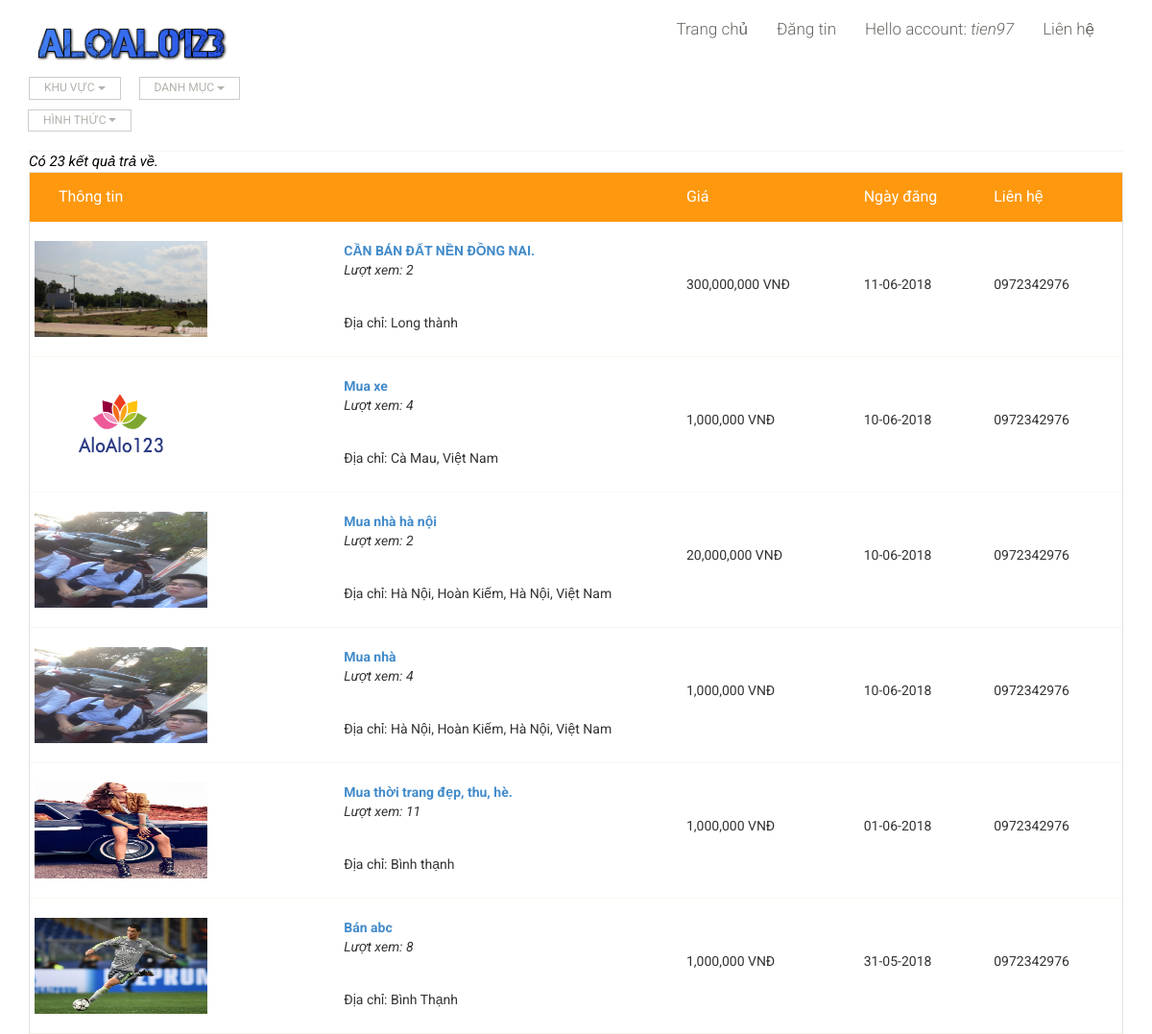
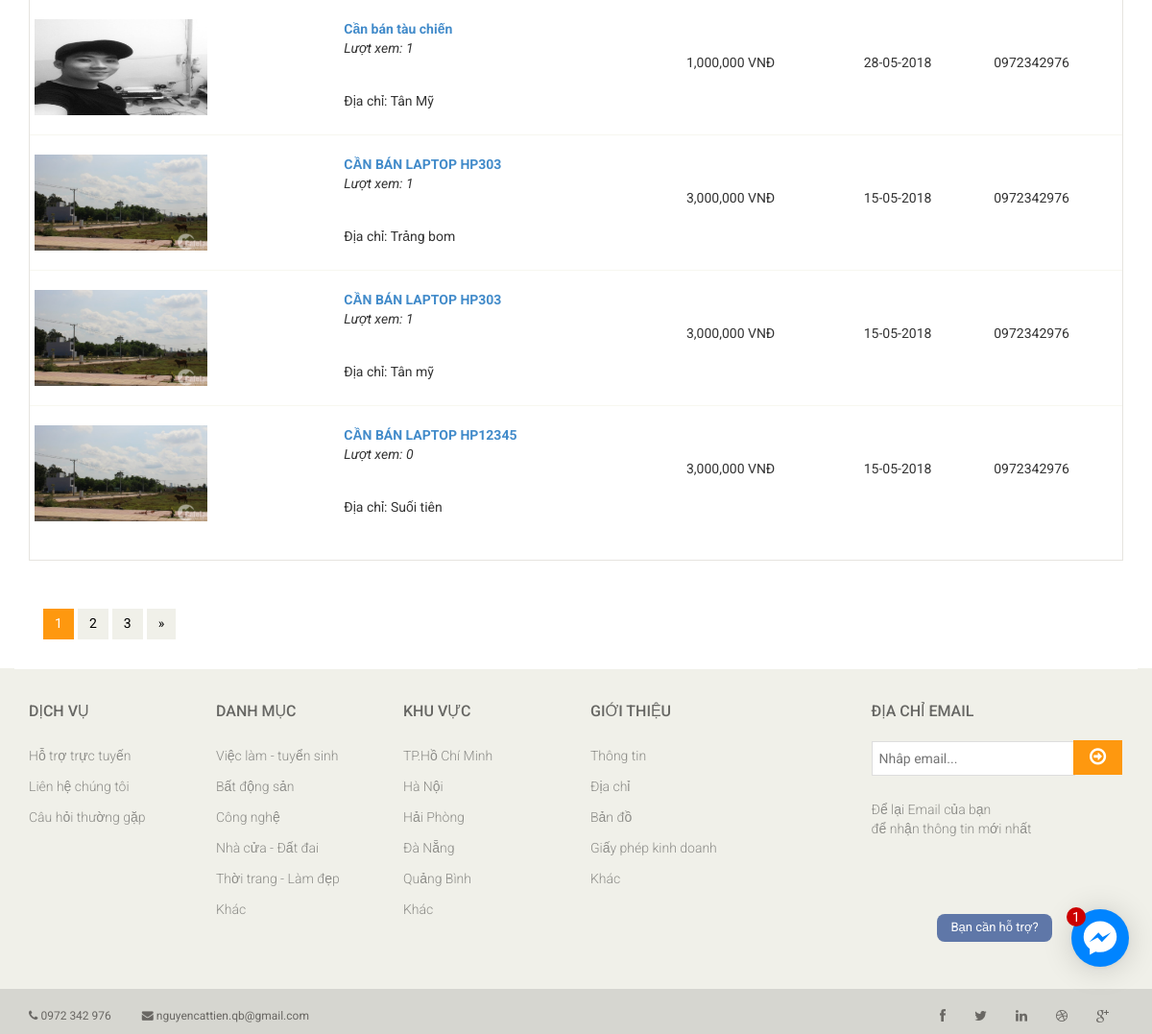
Page /DACS/User/danhsach.php (signed in) on the committed database (2 pictures, top to bottom).
### tables this page shows
CREATE TABLE IF NOT EXISTS `tb_aloalo123` (
  `Ma_aloalo123` int(11) NOT NULL DEFAULT '0',
  `Logo` varchar(200) NOT NULL,
  `Hinh_nen` varchar(200) NOT NULL,
  `Lien_he` varchar(1000) NOT NULL
);

CREATE TABLE IF NOT EXISTS `tb_tintuc` (
`Ma_tin_tuc` int(11) NOT NULL,
  `Tieu_de` varchar(100) NOT NULL,
  `Ma_danh_muc` int(11) NOT NULL,
  `Ma_khu_vuc` int(11) NOT NULL,
  `Mo_ta` varchar(500) NOT NULL,
  `Dia_chi` varchar(500) NOT NULL,
  `Phe_duyet` int(11) NOT NULL,
  `Gia_ca` float NOT NULL,
  `Ngay_dang` datetime NOT NULL,
  `Nguon` int(11) NOT NULL,
  `Ma_hinh_thuc` int(11) NOT NULL,
  `Luot_xem` int(11) NOT NULL,
  `Anh_dai_dien` varchar(500) NOT NULL,
  `Anh1` varchar(500) NOT NULL,
  `Anh2` varchar(500) NOT NULL,
  `Anh3` varchar(500) NOT NULL,
  `Anh4` varchar(500) NOT NULL,
  `Anh5` varchar(500) NOT NULL,
  `Anh6` varchar(500) NOT NULL
);

### DACS/User/Modules_danhsach/content.php (the view, shortened to what this page needs)
<?php
$dem=0;
$danhmuc="";
$khuvuc="";
$hinhthuc="";
if(!isset($_GET["iddanhmuc"]) && !isset($_GET["idkhuvuc"]) && !isset($_GET["idhinhthuc"]) && !isset($_POST["tukhoa"]) && !isset($_POST["iddanhmuc"]))
{
	$sql="SELECT Ma_tin_tuc,Tieu_de, Dia_chi, Gia_ca, Ngay_dang, Anh_dai_dien, Luot_xem FROM tb_tintuc  WHERE  Phe_duyet=1 Order by Ngay_dang DESC";
}
$result=mysql_query($sql);
if($result)
{
	$dem=mysql_num_rows($result);
}
$total_records = $dem;
$current_page = isset($_GET['page']) ? $_GET['page'] : 1;
$limit = 10;
$total_page = ceil($total_records / $limit);
$start = ($current_page - 1) * $limit;
$sqlall=$sql." "."LIMIT"." ".$start.",".$limit;
$resultall=mysql_query($sqlall);
?>
<?php
function formatMoney($number, $fractional=false) {
	while (true) {
		$replaced = preg_replace('/(-?\d+)(\d\d\d)/', '$1,$2', $number);
		if ($replaced != $number) {
			$number = $replaced;
		} else {
			break;
		}
	}
	return $number;
}
?>
<section id="cart_items">
	<div class="container">
		<a ><i style="color: #000000; font-size: 15px">Có <?php echo $dem ?> kết quả trả về.
		</i></a>
		<div class="table-responsive cart_info">
			<table class="table table-condensed">
				<thead>
					<tr class="cart_menu">
						<td class="image">Thông tin</td>
						<td class="description"></td>
						<td class="quantity">Giá</td>
						<td class="total">Ngày đăng</td>
						<td class="quantity">Liên hệ</td>
					</tr>
				</thead>
				<tbody>
					<?php
					if($dem!=0)
					{
						$a=$resultall;
					}
					else
					{
						$a=$result;
					}
					while ($row=mysql_fetch_array($a)) {
						?>
						<tr>
							<td class="cart_image">
								<a href="chitiettintuc.php?id=<?php echo $row["Ma_tin_tuc"] ?>"><img src="<?php echo $row["Anh_dai_dien"] ?>" alt="" style="height: 100px; width: 180px" ></a>
							</td>
							<td class="cart_product">
								<a href="chitiettintuc.php?id=<?php echo $row["Ma_tin_tuc"] ?>" style="font-size: 14px"><strong><?php echo $row["Tieu_de"]?></strong></a>
								<p><i>Lượt xem: <?php echo $row["Luot_xem"] ?></i></p>
							</td>
							<td class="cart_product">
								<p >Địa chỉ: <?php echo $row["Dia_chi"]?></p>
							</td>
							<td class="cart_quantity">
								<?php
								$number=$row["Gia_ca"];
								$money = formatMoney($number);
								?>
								<p ><?php echo $money ?> VNĐ</p>
							</td>
							<td class="cart_total">
								<p><?php  $t= date_create($row["Ngay_dang"]);  echo date_format($t,"d-m-Y");?></p>
							</td>
							<td class="cart_quantity">
								<p>0972342976</p>
							</td>
						</tr>
						<?php } ?>
					</tbody>
				</table>
			</div>
			<ul class="pagination">
				<?php
				if(isset($tam)){
					if ($current_page > 1 && $total_page > 1)
					{
						echo '<li><a href="danhsach.php?tukhoa='.$k.'&iddanhmuc='.$danhmuc.'&page='.($current_page-1).'">&laquo;</a></li> ';
					}
					if($total_page >= 2)
					{
						for ($i = 1; $i <= $total_page; $i++)
						{
							if ($i == $current_page)
							{
								echo '<li class="active"><a href="">'.$i.'</a></li>';
							}
							else
							{
								echo '<li><a href="danhsach.php?tukhoa='.$k.'&iddanhmuc='.$danhmuc.'&page='.$i.'">'.$i.'</a></li>';
							}
						}
					}
					if ($current_page < $total_page && $total_page > 1)
					{
						echo '<li><a href="danhsach.php?tukhoa='.$k.'&iddanhmuc='.$danhmuc.'&page='.($current_page+1).'">&raquo;</a></li> ';
					}
				}
				else
				{
					if($total_page >= 2)
					{
						for ($i = 1; $i <= $total_page; $i++)
						{
							if ($i == $current_page)
							{
								echo '<li class="active"><a href="">'.$i.'</a></li>';
							}
							else
							{
								echo '<li><a href="danhsach.php?idkhuvuc='.$khuvuc.'&iddanhmuc='.$danhmuc.'&idhinhthuc='.$hinhthuc.'&page='.$i.'">'.$i.'</a></li>';
							}
						}
					}
					if ($current_page < $total_page && $total_page > 1)
					{
						echo '<li><a href="danhsach.php?idkhuvuc='.$khuvuc.'&iddanhmuc='.$danhmuc.'&idhinhthuc='.$hinhthuc.'&page='.($current_page+1).'">&raquo;</a></li> ';
					}
				}
				?>
			</ul>
		</div>
</section>

### DACS/User/Modules_danhsach/header.php (shortened to what this page needs)
<?php
if(isset($_SESSION["name"]))
{
	$name=$_SESSION["name"];
}
else
{
	$name="...";
}
?>
<?php
$AloAlo123="SELECT * FROM tb_AloAlo123 LIMIT 1";
$result8=mysql_query($AloAlo123);
$row8=mysql_fetch_array($result8);
?>
<div class="header-middle" >
	<div class="container" >
		<div class="row">
			<div class="col-sm-4">
				<div class="logo pull-left" >
					<a href="index.php"><img style="width: 90% " src="<?php echo $row8["Logo"] ?>" alt=""></a>
				</div>
				<div class="btn-group pull-right">
					<div class="btn-group">
						<button type="button" class="btn btn-default dropdown-toggle usa" data-toggle="dropdown">
							KHU VỰC
							<span class="caret"></span>
						</button>
						</div>
						<div class="btn-group">
							<button type="button" class="btn btn-default dropdown-toggle usa" data-toggle="dropdown">
								DANH MỤC
								<span class="caret"></span>
							</button>
							</div>
							<div class="btn-group">
								<button type="button" class="btn btn-default dropdown-toggle usa" data-toggle="dropdown">
									HÌNH THỨC
									<span class="caret"></span>
								</button>
								</div>
							</div>
						</div>
						<div class="col-sm-8">
							<div class=" pull-right">
								<div class="mainmenu ">
									<ul class="nav navbar-nav collapse navbar-collapse">
										<li><a href="index.php" >Trang chủ</a></li>
										<li ><a href="dangtin.php">Đăng tin</a></li>
										<li class="dropdown"><a>Hello account: <i><?php echo $name; ?></i></a>
										</li>
										<li><a href="lienhe.php">Liên hệ</a></li>
									</ul>
								</div>
							</div>
						</div>
					</div>
				</div>
			</div>

### DACS/User/css/main.css (style rules this page uses)
body { font-family: 'Roboto', sans-serif; background:; position: relative; font-weight:400px; }
ul li { list-style: none; }
a { -webkit-transition: 300ms; -moz-transition: 300ms; -o-transition: 300ms; transition: 300ms; }
.header-middle .container .row { border-bottom: 1px solid #f5f5f5; margin-left: 0; margin-right: 0; padding-bottom: 20px; padding-top: 20px; }
.header-middle .container .row .col-sm-4 { padding-left: 0; }
.header-middle .container .row .col-sm-8 { padding-right:0; }
.usa { border-radius: 0; color: #B4B1AB; font-size: 12px; margin-right: 20px; padding: 2px 15px; margin-top: 10px; }
.navbar-collapse.collapse { padding-left: 0; }
.mainmenu ul li { padding-right: 15px; padding-left: 15px; }
.mainmenu ul li:first-child { padding-left: 0px; }
.mainmenu ul li a { color: #696763; font-family: 'Roboto', sans-serif; font-size: 17px; font-weight: 300; padding: 0; padding-bottom: 10px; }
.pagination { display: inline-block; margin-bottom: 25px; margin-top: 0; padding-left: 15px; }
.pagination li:first-child a, .pagination li:first-child span { border-bottom-left-radius: 0; border-top-left-radius: 0; margin-left: 0; }
.pagination li:last-child a, .pagination li:last-child span { border-bottom-right-radius: 0; border-top-right-radius: 0; }
.pagination .active a, .pagination .active span, .pagination .active a:hover, .pagination .active span:hover, .pagination .active a:focus, .pagination .active span:focus { background-color: #FE980F; border-color: #FE980F; color: #FFFFFF; cursor: default; z-index: 2; }
.pagination li a, .pagination li span { background-color: #f0f0e9; border: 0; float: left; line-height: 1.42857; margin-left: -1px; padding: 6px 12px; position: relative; text-decoration: none; margin-right: 5px; color:#000; }
#cart_items .cart_info { border: 1px solid #E6E4DF; margin-bottom: 50px }
#cart_items .cart_info .cart_menu { background: #FE980F; color: #fff; font-size: 16px; font-family: 'Roboto', sans-serif; font-weight: normal; }
#cart_items .cart_info .table.table-condensed thead tr { height: 51px; }
#cart_items .cart_info .table.table-condensed tr { border-bottom: 1px solid#F7F7F0 }
#cart_items .cart_info .table.table-condensed tr:last-child { border-bottom: 0 }
.cart_info table tr td { border-top: 0 none; vertical-align: inherit; }
#cart_items .cart_info .image { padding-left: 30px; }
.cart_product { display: block; margin: 15px -70px 10px 25px; }

### rows in the picture
tb_aloalo123: Logo (picture)
tb_tintuc: Tieu_de "CẦN BÁN ĐẤT NỀN ĐỒNG NAI.", Luot_xem "2", Dia_chi "Long thành", Gia_ca "300,000,000", Ngay_dang "11-06-2018"
tb_tintuc: Anh_dai_dien (picture), Tieu_de "Mua xe", Luot_xem "4", Dia_chi "Cà Mau, Việt Nam", Gia_ca "1,000,000", Ngay_dang "10-06-2018"
tb_tintuc: Anh_dai_dien (picture), Tieu_de "Mua nhà hà nội", Luot_xem "2", Dia_chi "Hà Nội, Hoàn Kiếm, Hà Nội, Việt Nam", Gia_ca "20,000,000", Ngay_dang "10-06-2018"
tb_tintuc: Anh_dai_dien (picture), Tieu_de "Mua nhà", Luot_xem "4", Dia_chi "Hà Nội, Hoàn Kiếm, Hà Nội, Việt Nam", Gia_ca "1,000,000", Ngay_dang "10-06-2018"
tb_tintuc: Anh_dai_dien (picture), Tieu_de "Mua thời trang đẹp, thu, hè.", Luot_xem "11", Dia_chi "Bình thạnh", Gia_ca "1,000,000", Ngay_dang "01-06-2018"
tb_tintuc: Anh_dai_dien (picture), Tieu_de "Bán abc", Luot_xem "8", Dia_chi "Bình Thạnh", Gia_ca "1,000,000", Ngay_dang "31-05-2018"
tb_tintuc: Anh_dai_dien (picture), Tieu_de "Cần bán tàu chiến", Luot_xem "1", Dia_chi "Tân Mỹ", Gia_ca "1,000,000", Ngay_dang "28-05-2018"
tb_tintuc: Tieu_de "CẦN BÁN LAPTOP HP303", Luot_xem "1", Dia_chi "Trảng bom", Gia_ca "3,000,000", Ngay_dang "15-05-2018"
tb_tintuc: Tieu_de "CẦN BÁN LAPTOP HP303", Luot_xem "1", Dia_chi "Tân mỹ", Gia_ca "3,000,000", Ngay_dang "15-05-2018"
tb_tintuc: Tieu_de "CẦN BÁN LAPTOP HP12345", Luot_xem "0", Dia_chi "Suối tiên", Gia_ca "3,000,000", Ngay_dang "15-05-2018"

### other values in the picture
$name "tien97"
$dem "23"
